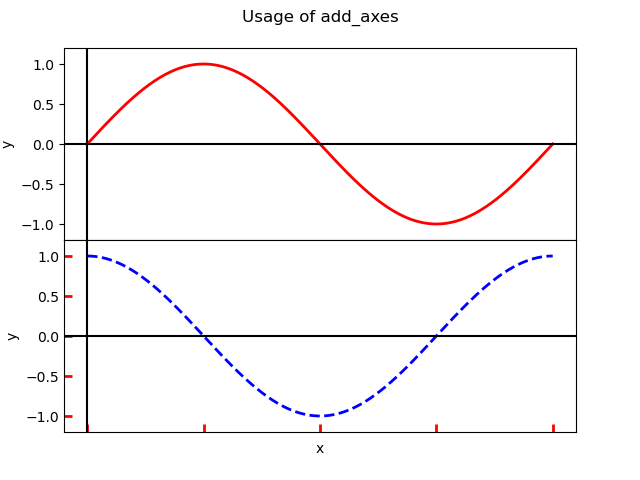

Recreate this plot in Python.
#------------------------------------------
#   CH_12_13_1_EX_1_Pyplot_Ax_Add_Axes.py
#------------------------------------------
import numpy as np
import matplotlib.pyplot as plt
#
x = np.linspace(0, 2*np.pi, 361)
ys = np.sin(x)
yc = np.cos(x)
#
fig1 = plt.figure()
#----- 先關閉兩圖之 xticklabels
ax1 = fig1.add_axes([0.1, 0.5, 0.8, 0.4], xticklabels=[], ylim = (-1.2, 1.2))
ax2 = fig1.add_axes([0.1, 0.1, 0.8, 0.4], xticklabels=[], ylim = (-1.2, 1.2))
ax1.plot(x, ys, 'r-', lw = 2)
#----- 設定 ax1之 Y 軸標籤文字
ax1.set_ylabel('y')
ax1.axhline(y=0, color='k')
ax1.axvline(x=0, color='k')
#
ax2.plot(x, yc, 'b--', lw = 2)
#----- 設定 ax2 之xticks, X軸與 Y 軸標籤文字
ax2.set_xticks((0., np.pi/2, np.pi, 1.5*np.pi, 2*np.pi))
ax2.tick_params(which = 'major', direction='in', length=6, width=2, color='r')
ax2.set_xlabel('x')
ax2.set_ylabel('y')
ax2.axhline(y=0, color='k')
ax2.axvline(x=0, color='k')
#
plt.suptitle('Usage of add_axes')
plt.savefig('CH_12_13_1_EX_1_Pyplot_Ax_Add_Axes.png')
plt.show()














































































	


